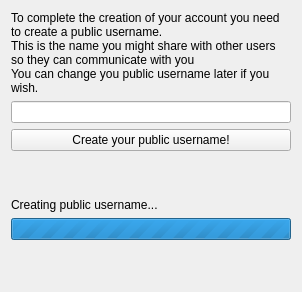
<?xml version="1.0" encoding="UTF-8"?>
<ui version="4.0">
 <class>PublicUsernamePage</class>
 <widget class="QWidget" name="PublicUsernamePage">
  <property name="geometry">
   <rect>
    <x>0</x>
    <y>0</y>
    <width>302</width>
    <height>292</height>
   </rect>
  </property>
  <property name="windowTitle">
   <string>Form</string>
  </property>
  <layout class="QVBoxLayout" name="verticalLayout">
   <property name="sizeConstraint">
    <enum>QLayout::SetNoConstraint</enum>
   </property>
   <item>
    <widget class="QLabel" name="label">
     <property name="sizePolicy">
      <sizepolicy hsizetype="Expanding" vsizetype="Expanding">
       <horstretch>0</horstretch>
       <verstretch>0</verstretch>
      </sizepolicy>
     </property>
     <property name="text">
      <string>To complete the creation of your account you need to create a public username.
This is the name you might share with other users so they can communicate with you
You can change you public username later if you wish. </string>
     </property>
     <property name="wordWrap">
      <bool>true</bool>
     </property>
    </widget>
   </item>
   <item>
    <layout class="QVBoxLayout" name="verticalLayout_2">
     <item>
      <widget class="QLineEdit" name="contactLineEdit">
       <property name="text">
        <string/>
       </property>
      </widget>
     </item>
     <item>
      <widget class="QPushButton" name="create">
       <property name="toolTip">
        <string>Click here to create your public username</string>
       </property>
       <property name="text">
        <string>Create your public username!</string>
       </property>
      </widget>
     </item>
    </layout>
   </item>
   <item>
    <spacer name="verticalSpacer_2">
     <property name="orientation">
      <enum>Qt::Vertical</enum>
     </property>
     <property name="sizeHint" stdset="0">
      <size>
       <width>20</width>
       <height>40</height>
      </size>
     </property>
    </spacer>
   </item>
   <item>
    <widget class="QLabel" name="progressLabel">
     <property name="sizePolicy">
      <sizepolicy hsizetype="Expanding" vsizetype="Preferred">
       <horstretch>0</horstretch>
       <verstretch>0</verstretch>
      </sizepolicy>
     </property>
     <property name="text">
      <string>Creating public username...</string>
     </property>
    </widget>
   </item>
   <item>
    <widget class="QProgressBar" name="progressBar">
     <property name="sizePolicy">
      <sizepolicy hsizetype="Expanding" vsizetype="Fixed">
       <horstretch>0</horstretch>
       <verstretch>0</verstretch>
      </sizepolicy>
     </property>
     <property name="maximum">
      <number>0</number>
     </property>
     <property name="value">
      <number>-1</number>
     </property>
     <property name="textVisible">
      <bool>false</bool>
     </property>
    </widget>
   </item>
   <item>
    <spacer name="verticalSpacer">
     <property name="orientation">
      <enum>Qt::Vertical</enum>
     </property>
     <property name="sizeHint" stdset="0">
      <size>
       <width>20</width>
       <height>40</height>
      </size>
     </property>
    </spacer>
   </item>
  </layout>
 </widget>
 <resources/>
 <connections/>
</ui>
